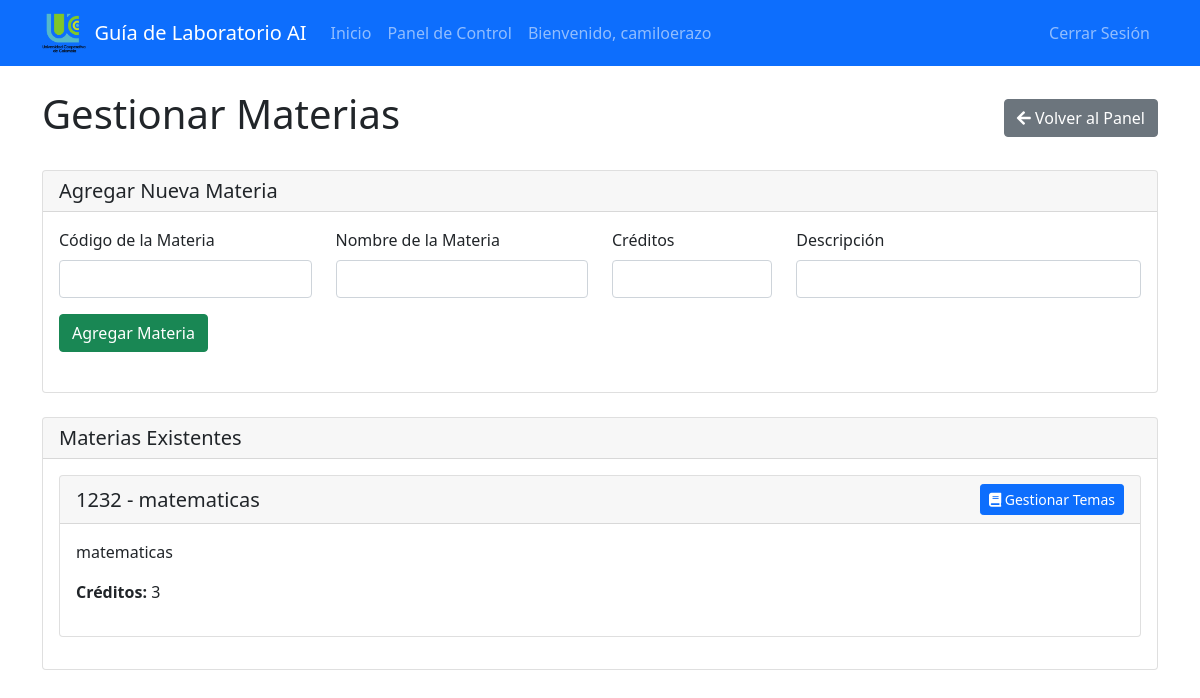
Screenshot of /dashboard/manage_subjects (signed in) with the database file from the repository.
### models.py (models this page shows, shortened)
class User(db.Model, UserMixin):
    __tablename__ = 'users'
    id = db.Column(db.Integer, primary_key=True)
    username = db.Column(db.String(20), unique=True, nullable=False)
    email = db.Column(db.String(120), unique=True, nullable=False)
    password_hash = db.Column(db.String(128), nullable=False)
    created_at = db.Column(db.DateTime, nullable=False, default=datetime.utcnow)
    user_type = db.Column(db.String(50))  # Used for polymorphic behavior
    __mapper_args__ = {
        'polymorphic_identity': 'user',
        'polymorphic_on': user_type
    }

class Subject(db.Model):
    __tablename__ = 'subjects'
    id = db.Column(db.Integer, primary_key=True)
    code = db.Column(db.String(10), unique=True, nullable=False)
    name = db.Column(db.String(100), nullable=False)
    credits = db.Column(db.Integer, nullable=False)
    description = db.Column(db.Text, nullable=True)
    degrees = db.relationship('Degree',
                            secondary=degree_subject,
                            backref=db.backref('subjects', lazy='dynamic'),
                            lazy='dynamic')
    lab_guides = db.relationship('LabGuide', backref='subject', lazy='dynamic')
    weekly_topics = db.relationship('WeeklyTopic', backref='subject', lazy='dynamic', cascade='all, delete-orphan')

### app.py (the view, shortened to what this page needs)
@app.route('/dashboard/manage_subjects', methods=['GET', 'POST'])
@login_required
def manage_subjects():
    if not current_user.user_type == 'professor':
        flash('Only professors can manage subjects.', 'error')
        return redirect(url_for('dashboard'))
    subjects = current_user.subjects.all()
    return render_template('manage_subjects.html', subjects=subjects, WeeklyTopic=WeeklyTopic)

### app.py (called while the page is built)
@login_manager.user_loader
def load_user(user_id):
    return User.query.get(int(user_id))

### templates/manage_subjects.html (shortened to what this page needs)
{% extends "base.html" %}
{% block content %}
<div class="container mt-4">
    <div class="d-flex justify-content-between align-items-center mb-4">
        <h1>Gestionar Materias</h1>
        <a href="{{ url_for('dashboard') }}" class="btn btn-secondary">
            <i class="fas fa-arrow-left"></i> Volver al Panel
        </a>
    </div>
    <div class="card mb-4">
        <div class="card-header">
            <h5 class="card-title mb-0">Agregar Nueva Materia</h5>
        </div>
        <div class="card-body">
            <form method="POST" action="{{ url_for('manage_subjects') }}" class="mb-4">
                <div class="row">
                    <div class="col-md-3 mb-3">
                        <label for="subject_code" class="form-label">Código de la Materia</label>
                        <input type="text" class="form-control" id="subject_code" name="subject_code" required>
                    </div>
                    <div class="col-md-3 mb-3">
                        <label for="subject_name" class="form-label">Nombre de la Materia</label>
                        <input type="text" class="form-control" id="subject_name" name="subject_name" required>
                    </div>
                    <div class="col-md-2 mb-3">
                        <label for="credits" class="form-label">Créditos</label>
                        <input type="number" class="form-control" id="credits" name="credits" min="1" max="10" required>
                    </div>
                    <div class="col-md-4 mb-3">
                        <label for="description" class="form-label">Descripción</label>
                        <input type="text" class="form-control" id="description" name="description">
                    </div>
                </div>
                <button type="submit" class="btn btn-success">Agregar Materia</button>
            </form>
        </div>
    </div>
    <div class="card">
        <div class="card-header">
            <h5 class="card-title mb-0">Materias Existentes</h5>
        </div>
        <div class="card-body">
            {% if subjects %}
                {% for subject in subjects %}
                <div class="card mb-3">
                    <div class="card-header">
                        <div class="d-flex justify-content-between align-items-center">
                            <h5 class="mb-0">{{ subject.code }} - {{ subject.name }}</h5>
                            <button class="btn btn-primary btn-sm" type="button"
                                    data-bs-toggle="collapse"
                                    data-bs-target="#topics{{ subject.id }}">
                                <i class="fas fa-book"></i> Gestionar Temas
                            </button>
                        </div>
                    </div>
                    <div class="card-body">
                        <p class="card-text">{{ subject.description or 'Sin descripción.' }}</p>
                        <p><strong>Créditos:</strong> {{ subject.credits }}</p>
                    </div>
                </div>
                {% endfor %}
            {% else %}
                <div class="alert alert-info">
                    No has agregado ninguna materia aún. Usa el formulario de arriba para agregar tu primera materia.
                </div>
            {% endif %}
        </div>
    </div>
</div>
<link rel="stylesheet" href="https://cdnjs.cloudflare.com/ajax/libs/font-awesome/5.15.4/css/all.min.css">
{% endblock %}

### templates/base.html (shortened to what this page needs)
<!DOCTYPE html>
<html lang="en">
<head>
    <link href="https://cdn.jsdelivr.net/npm/bootstrap@5.1.3/dist/css/bootstrap.min.css" rel="stylesheet">
</head>
<body>
    <nav class="navbar navbar-expand-lg navbar-dark bg-primary">
        <div class="container">
            <a class="navbar-brand d-flex align-items-center" href="{{ url_for('home') }}">
                <img src="{{ url_for('static', filename='images/logou.png') }}" alt="University Logo" height="40" class="me-2">
                Guía de Laboratorio AI
            </a>
            <div class="collapse navbar-collapse" id="navbarNav">
                <ul class="navbar-nav me-auto">
                    <li class="nav-item">
                        <a class="nav-link" href="{{ url_for('home') }}">Inicio</a>
                    </li>
                    {% if current_user.is_authenticated %}
                        <li class="nav-item">
                            <a class="nav-link" href="{{ url_for('dashboard') }}">Panel de Control</a>
                        </li>
                        <li class="nav-item">
                            <span class="nav-link">Bienvenido, {{ current_user.username }}</span>
                        </li>
                    {% endif %}
                </ul>
                <ul class="navbar-nav">
                    {% if current_user.is_authenticated %}
                        <li class="nav-item">
                            <a class="nav-link" href="{{ url_for('logout') }}">Cerrar Sesión</a>
                        </li>
                    {% endif %}
                </ul>
            </div>
        </div>
    </nav>
    {% block content %}{% endblock %}
</body>
</html>

### rows the page displays
User: username "camiloerazo"
Subject: code "1232", name "matematicas", description "matematicas", credits "3"
